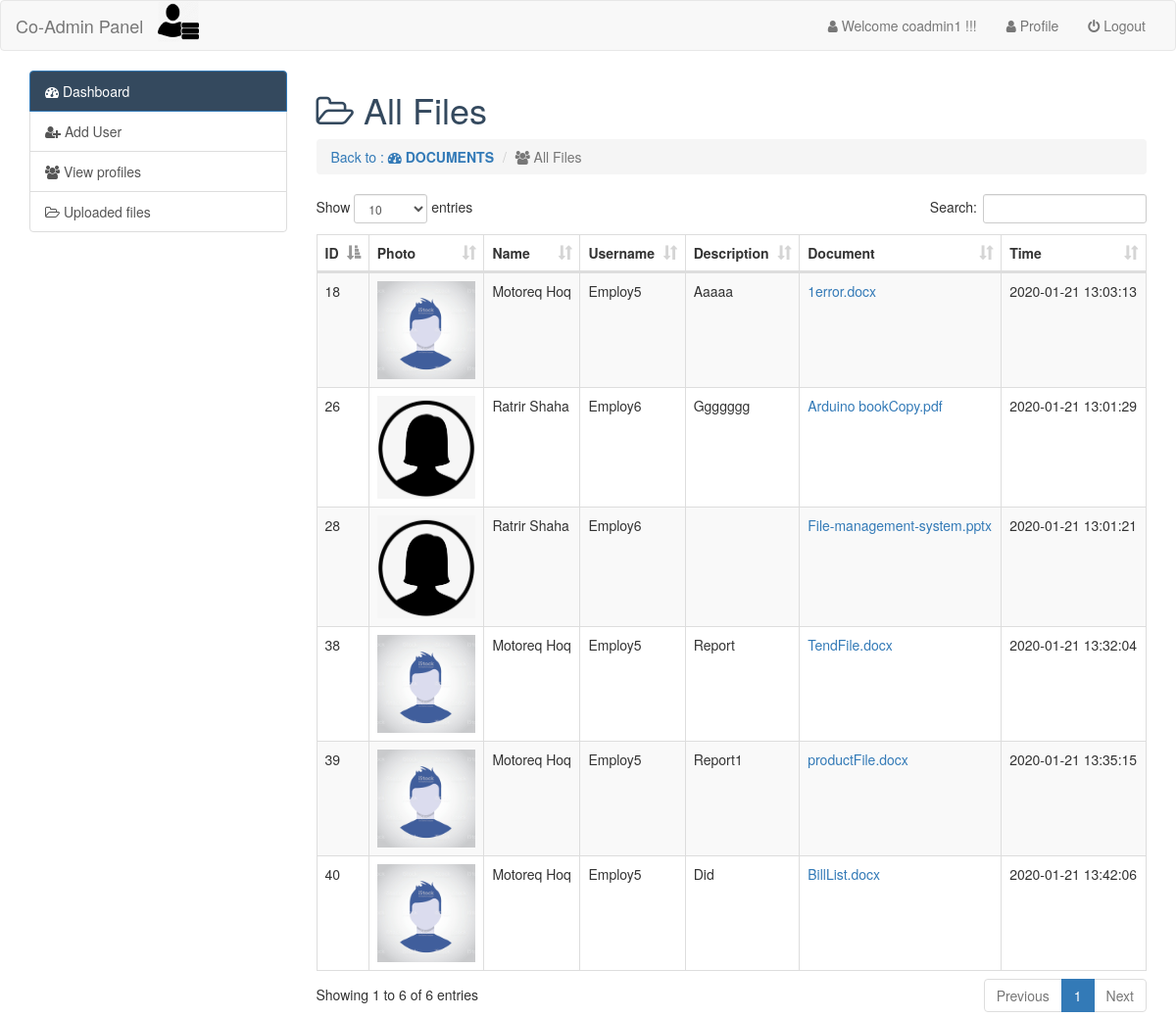
/coadmin/coadmin.php?page=uploadedfiles (signed in), run on the app's committed database.
### tables this page shows
CREATE TABLE `document` (
  `up_id` int(100) NOT NULL,
  `username` varchar(100) NOT NULL,
  `description` varchar(300) NOT NULL,
  `file` varchar(300) NOT NULL,
  `time` timestamp NOT NULL DEFAULT current_timestamp() ON UPDATE current_timestamp(),
  `up_size` blob NOT NULL
);

CREATE TABLE `users` (
  `id` int(100) NOT NULL,
  `f_name` varchar(100) NOT NULL,
  `l_name` varchar(100) NOT NULL,
  `username` varchar(100) NOT NULL,
  `password` varchar(100) NOT NULL,
  `user_type` varchar(100) NOT NULL,
  `department` varchar(100) NOT NULL,
  `photo` varchar(200) NOT NULL,
  `email` varchar(100) NOT NULL,
  `gender` varchar(100) NOT NULL,
  `entry_date` date NOT NULL,
  `status` varchar(10) NOT NULL
);

### coadmin/uploadedfiles.php (the view, shortened to what this page needs)
<h1 class="text-primary" style="color:#34495e"><i class="fa fa-folder-open-o"></i> All Files</h1>
        <ol class="breadcrumb">
          <li><a href="coadmin.php?page=dashboard">Back to : <b><i class="fa fa-dashboard"></i> DOCUMENTS</b></a></li>
          <li class="active"><i class="fa fa-users"></i> All Files</li>
        </ol>
	        <div class="table-responsive">
	               <table id="data" class="table table-striped table-dark table-hover table-bordered ">
	                      <thead>
	                        <tr>
	                          <th scope="col">ID</th>
                            <th scope="col">Photo</th>
                            <th scope="col">Name</th>
	                          <th scope="col">Username</th>
	                          <th scope="col">Description</th>
	                          <th scope="col">Document</th>
	                          <th scope="col">Time</th>
	                        </tr>
	                      </thead>
	                      <tbody>
  						<?php
                  $username=$_SESSION['username'];
                  $query="select * from users where username='$username'";
                  $Result=mysqli_query($conn,$query);
                  $arr=mysqli_fetch_assoc($Result);
                  $department=$arr['department'];
                  $Result=mysqli_query($conn,"SELECT * FROM `document` join `users` on `document`.`username` =`users`.`username` where department='$department' ");
                  while ($row=mysqli_fetch_assoc($Result)) {
              ?>
                        <tr>
                          <td><?php echo $row['up_id']; ?></td>
                          <td><img style="width:100px" "height: 100px" src="../images/<?php echo $row['photo']; ?>" alt=""/>
                          </td>
                          <td><?php echo ucwords($row['f_name']); ?> <?php echo ucwords($row['l_name']); ?>
                          </td>
                          <td><?php echo ucwords($row['username']); ?></td>
                          <td><?php echo ucwords($row['description']); ?></td>
                          <td>
                          <?php
							$fileName=$row['file'];
							echo "<a href=\"../files/$fileName\">$fileName</a>";
							?>
							</td>
							<td><?php echo $row['time']; ?></td>
                        </tr>
                        <?php
                          }
                        ?>
                      </tbody>
                    </table>
                    </div>

### data on the page
document: up_id "18", users.photo (picture), users.f_name "Motoreq", users.l_name "Hoq", users.username "Employ5", description "Aaaaa", file "1error.docx", time "2020-01-21 13:03:13"
document: up_id "26", users.photo (picture), users.f_name "Ratrir", users.l_name "Shaha", users.username "Employ6", description "Ggggggg", file "Arduino bookCopy.pdf", time "2020-01-21 13:01:29"
document: up_id "28", users.photo (picture), users.f_name "Ratrir", users.l_name "Shaha", users.username "Employ6", file "File-management-system.pptx", time "2020-01-21 13:01:21"
document: up_id "38", users.photo (picture), users.f_name "Motoreq", users.l_name "Hoq", users.username "Employ5", description "Report", file "TendFile.docx", time "2020-01-21 13:32:04"
document: up_id "39", users.photo (picture), users.f_name "Motoreq", users.l_name "Hoq", users.username "Employ5", description "Report1", file "productFile.docx", time "2020-01-21 13:35:15"
document: up_id "40", users.photo (picture), users.f_name "Motoreq", users.l_name "Hoq", users.username "Employ5", description "Did", file "BillList.docx", time "2020-01-21 13:42:06"

### other printed values
$_SESSION['username'] "coadmin1"
